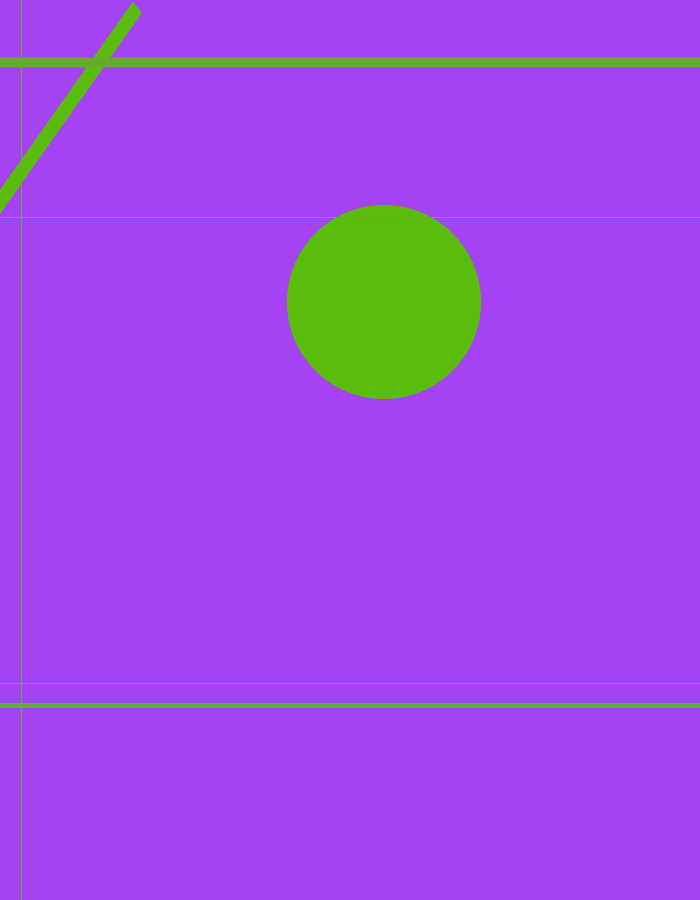
Frame 1 (no input)
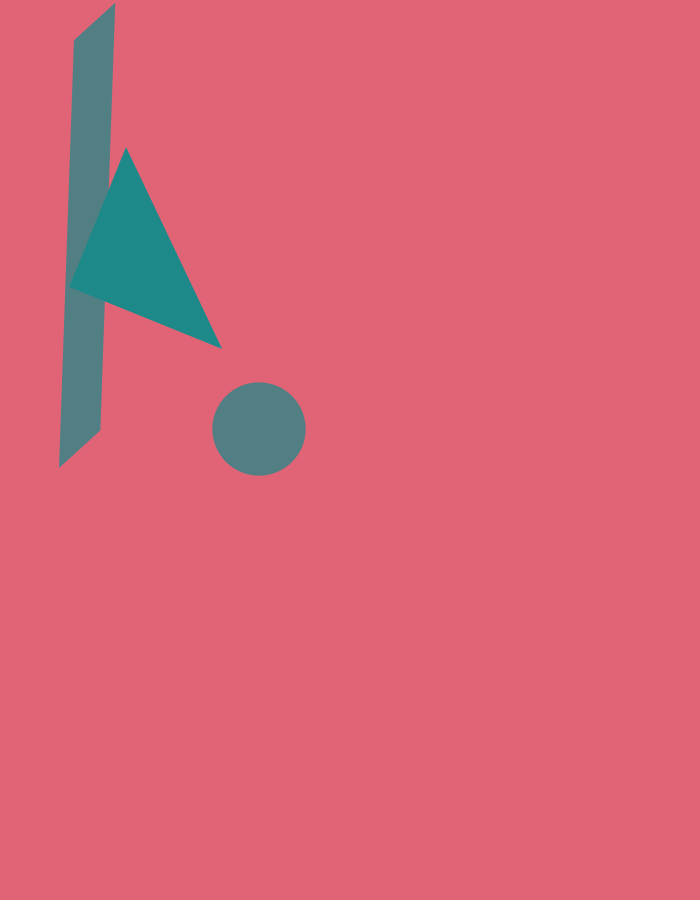
Frame 2 (the mouse pressed at the canvas centre, redrawn once)

The Processing sketch that drew these frames (run headless with seeded random() and noise(); the mouse was pressed at the canvas centre and the sketch redrawn once):

// Processing sketch: JacobxLaszloV2
// ── JacobxLaszloV2.pde
//-JacobxLaszlo-
//  Jacob Stenton

void setup() {
  size(700, 900);
  noLoop();
}

void draw() {

  //colours

  int r = int(random(256));
  int g = int(random(256));
  int b = int(random(256));//sets rgb values for the starting colour

  color col1;
  color col2;
  color col3;//inits colour vars to use

  int themePick = int(random(4));//randomly selects a theme to use (out of 4)
  if (themePick == 0) {
    col1 = color(r, g, b);//colur one is the generated rgb values
    col2 = color(255 - r, 255 - g, 255 - b);//2 inverts this
    float n = int(random(0, 101));
    n = n/100;//creates a floating point value between 0 and 1
    col3 = lerpColor(col1, col2, n);//uses all these values to randomly decided a colour inbetween col1 and col2
  } else if (themePick == 1) {
    int BorW = int(random(2)); //gives 0 or 1
    col1 = lerpColor(0, 255, BorW);//uses this to decide if col1 is black or white
    col2 = color(255 - r, 255 - g, 255 - b);
    col3 = col1;
  } else if (themePick == 2) {
    col1 = color(r, g, b);
    float n = int(random(0, 101));
    n = n/100;
    col3 = color(255 - r, 255 - b, 255 - b);
    col2 = lerpColor(col1, col3, n);
  } else {
    int BorW = int(random(3));
    col1 = lerpColor(0, 255, BorW);
    col2 = color(r, g, b);
    col3 = color(r, g, b);
  }//variety of themes, based on the original colour

  background(col1);//backgournd set to col1
  noStroke();


  //circles
  int circleAmount = int(random(1, 4));//randomly decides the number of circles
  for (int i = 0; i < circleAmount; i++) {//loops through the number of circles
    float size = random(20, 400); //picks a random size for each cirlce

    if (i == 2) {//to add some variety, the 3rd circle places is set to col3
      fill(col3);
    } else {
      fill(col2);//otherwise it is set to col2
    }

    pushMatrix();
    translate(int(random(0, width)), int(random(0, height))); //moves the circle to a random location
    ellipse(0, 0, size, size);//creates the cirlce at 0,0 with a set size
    popMatrix();
  }


  //quads
  int quadAmount = int(random(1, 9));//decides the amount of quads
  for (int i = 0; i < quadAmount; i++) {

    pushMatrix();
    translate(int(random(0, width)), int(random(0, height)));//translates the quad to a random location on the canvas
    rotate(radians(random(0, 361)));//rotates randomly between 0 and 360
    fill(col2);//quads are set to col2
    createQuad();//a random sized quad is made
    popMatrix();
  }


  //lines
  int lineAmount = int(random(0, 6));//random amount of lines
  stroke(col3);//set to col3
  for (int i = 0; i < lineAmount; i++) {

    createLine();//creates the line
  }
  noStroke();


  //tris
  fill(col3);//tris are set to col3
  int TriAmount = int(random(0, 3));//amount of tris
  strokeWeight(0);
  for (int i = 0; i < TriAmount; i++) {

    pushMatrix();
    translate(int(random(0, width)), int(random(0, height)));//random placement
    rotate(radians(random(0, 361)));// random rotation
    createTri();//creates a right angle triangle
    popMatrix();
  }
}
//--------------------------------------------------------------
//Functions

void mousePressed() {
  redraw();
}



void createQuad() {
  //this is creating a rhombus type shape - seen a lot in Laszlo's work
  float offset = (int(random(-50, 50))) ;//decides what the offtet should be for the corners of the quad
  //point one is 0,0
  float p2x = int(random(100, 600));//choses the x coord of point 2
  float p3x = p2x + offset; //the x coord of point 3 - made from adding the offset to point 2's x
  float p3y = int(random(10, 50));// chosses a random height for point 3
  float p4x = offset; // point 4 is 0 + the offset
  float p4y = p3y;// point 4's y is the same as point 3s

  quad(0, 0, p2x, 0, p3x, p3y, p4x, p4y); //creates the rhombus using all the points(at 0,0)
}


void createLine() {
  int XorY = int(random(0, 2));//decides if the line is going to run along the x or y axis
  strokeWeight(int(random(1, 20)));
  if (XorY == 0) {//line will go virtically
    int linePos = int(random(0, height));//choses a random y coord for the line to be placed on
    line(0, linePos, width, linePos);//creates the line
  } else if (XorY == 1) {//line will run horizontally
    int linePos = int(random(0, width));//random x coord
    line(linePos, 0, linePos, height);
  }
}


void createTri() {
  float p2y = int(random(40, 200));//point 2s height
  float p3x = int(random(40, 250));//point 3s width

  triangle(0, 0, 0, p2y, p3x, p2y);//creats the tri
}
